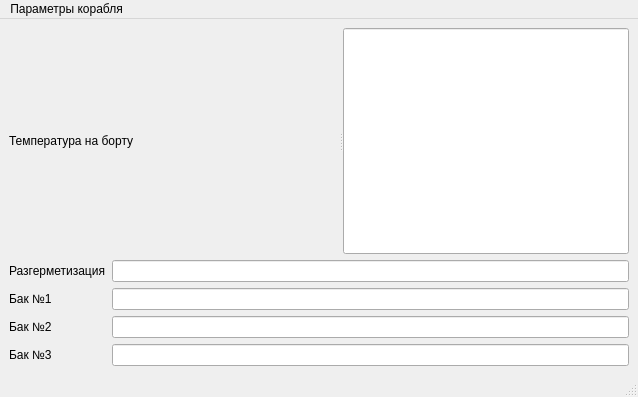
<?xml version="1.0" encoding="UTF-8"?>
<ui version="4.0">
 <class>MainWindow</class>
 <widget class="QMainWindow" name="MainWindow">
  <property name="geometry">
   <rect>
    <x>0</x>
    <y>0</y>
    <width>638</width>
    <height>397</height>
   </rect>
  </property>
  <property name="windowTitle">
   <string>MainWindow</string>
  </property>
  <widget class="QWidget" name="centralwidget">
   <layout class="QGridLayout" name="gridLayout">
    <item row="0" column="0" colspan="2">
     <widget class="QSplitter" name="splitter_5">
      <property name="minimumSize">
       <size>
        <width>255</width>
        <height>0</height>
       </size>
      </property>
      <property name="orientation">
       <enum>Qt::Orientation::Horizontal</enum>
      </property>
      <widget class="QLabel" name="label">
       <property name="focusPolicy">
        <enum>Qt::FocusPolicy::NoFocus</enum>
       </property>
       <property name="text">
        <string>Температура на борту</string>
       </property>
      </widget>
      <widget class="QLineEdit" name="lineEdit"/>
     </widget>
    </item>
    <item row="1" column="0">
     <widget class="QLabel" name="label_2">
      <property name="focusPolicy">
       <enum>Qt::FocusPolicy::NoFocus</enum>
      </property>
      <property name="text">
       <string>Разгерметизация</string>
      </property>
     </widget>
    </item>
    <item row="1" column="1">
     <widget class="QLineEdit" name="lineEdit_2">
      <property name="enabled">
       <bool>true</bool>
      </property>
      <property name="maxLength">
       <number>2000</number>
      </property>
     </widget>
    </item>
    <item row="2" column="0">
     <widget class="QLabel" name="label_3">
      <property name="focusPolicy">
       <enum>Qt::FocusPolicy::NoFocus</enum>
      </property>
      <property name="text">
       <string>Бак №1</string>
      </property>
     </widget>
    </item>
    <item row="2" column="1">
     <widget class="QLineEdit" name="lineEdit_3"/>
    </item>
    <item row="3" column="0">
     <widget class="QLabel" name="label_4">
      <property name="focusPolicy">
       <enum>Qt::FocusPolicy::NoFocus</enum>
      </property>
      <property name="text">
       <string>Бак №2</string>
      </property>
     </widget>
    </item>
    <item row="3" column="1">
     <widget class="QLineEdit" name="lineEdit_4"/>
    </item>
    <item row="4" column="0">
     <widget class="QLabel" name="label_5">
      <property name="focusPolicy">
       <enum>Qt::FocusPolicy::NoFocus</enum>
      </property>
      <property name="text">
       <string>Бак №3</string>
      </property>
     </widget>
    </item>
    <item row="4" column="1">
     <widget class="QLineEdit" name="lineEdit_5"/>
    </item>
   </layout>
  </widget>
  <widget class="QMenuBar" name="menubar">
   <property name="geometry">
    <rect>
     <x>0</x>
     <y>0</y>
     <width>638</width>
     <height>22</height>
    </rect>
   </property>
   <widget class="QMenu" name="menu">
    <property name="title">
     <string>Параметры корабля</string>
    </property>
    <addaction name="separator"/>
   </widget>
   <addaction name="menu"/>
  </widget>
  <widget class="QStatusBar" name="statusbar"/>
 </widget>
 <resources/>
 <connections/>
</ui>
